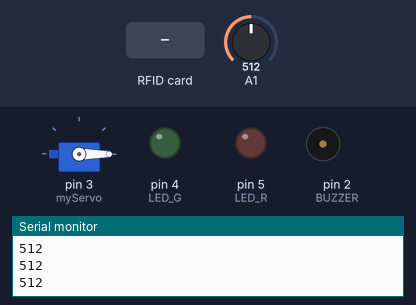
The sketch below on a simulated Arduino Uno, built with avr-gcc and run on an emulated ATmega328P. Shown: servo, output pins drawn as LEDs (lit = HIGH), buzzer (waves = sounding), the last lines printed to the serial monitor. Inputs (shaded band) come from the test bench; at power-on: A1 = 512. Pins used as bus, display or sensor lines are not drawn.

Above: at 1.2 s.
1.3 s: RFID card 83 23 38 BB held to the reader
At 1.99 s:
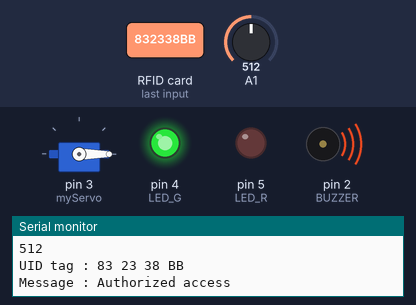
At 3.0 s:
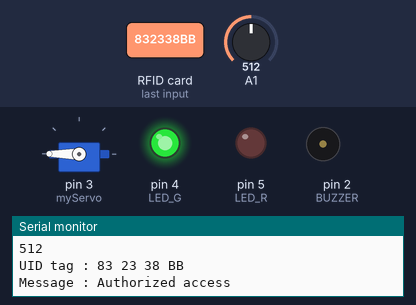
Timing chart, 0 to 8.6 s (numbered marks = the images above; inputs shaded):
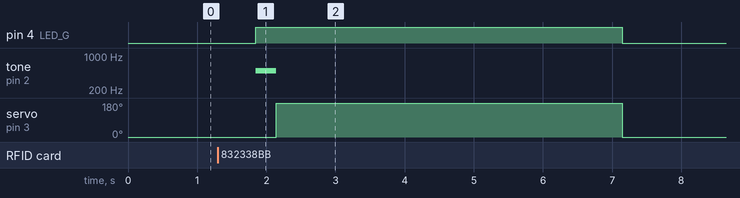

Measured:
- after the input at 1.3 s, pin 4 (LED_G): LOW → HIGH after 0.55 s, → LOW 5.3 s later; tone on pin 2 (BUZZER): silent → 500 Hz after 0.55 s, → silent 0.30 s later; servo on pin 3 (myServo): 0° → 180° after 0.85 s, → 0° 5.0 s later

The sketch:

code.ino
```cpp
//code by Prajjwal Mathur
#include <SPI.h>
#include <MFRC522.h>
#include <Servo.h>

#define SS_PIN 10
#define RST_PIN 9
#define LED_G 4 //define green LED pin
#define LED_R 5 //define red LED
#define BUZZER 2 //buzzer pin
#define IR A1 //IR proximity sensor
#define LED_IR 7

MFRC522 mfrc522(SS_PIN, RST_PIN);   // Create MFRC522 instance.
Servo myServo; //define servo name

void setup()
{
  Serial.begin(9600);   // Initiate a serial communication
  SPI.begin();      // Initiate  SPI bus
  mfrc522.PCD_Init();   // Initiate MFRC522
  myServo.attach(3); //servo pin
  myServo.write(0); //servo start position
  pinMode(LED_G, OUTPUT);
  pinMode(LED_R, OUTPUT);
  pinMode(BUZZER, OUTPUT);
  noTone(BUZZER);
  pinMode(A1, INPUT);
  Serial.println("Put your card to the reader...");
  Serial.println();

}
void loop()
{
  delay(10);
  int slots=1;
  int ir_reading = analogRead(A1);
  Serial.println(ir_reading);
   if (ir_reading < 300)
    {
        digitalWrite(LED_IR, LOW);
        delay(10);
        slots--;
    }
    else
    {
        digitalWrite(LED_IR, HIGH);
        delay(10);
        slots++;
    }
  // Look for new cards
  if ( ! mfrc522.PICC_IsNewCardPresent())
  {
    return;
  }
  // Select one of the cards
  if ( ! mfrc522.PICC_ReadCardSerial())
  {
    return;
  }
  //Show UID on serial monitor
  Serial.print("UID tag :");
  String content= "";
  byte letter;
  for (byte i = 0; i < mfrc522.uid.size; i++)
  {
     Serial.print(mfrc522.uid.uidByte[i] < 0x10 ? " 0" : " ");
     Serial.print(mfrc522.uid.uidByte[i], HEX);
     content.concat(String(mfrc522.uid.uidByte[i] < 0x10 ? " 0" : " "));
     content.concat(String(mfrc522.uid.uidByte[i], HEX));
  }
  Serial.println();
  Serial.print("Message : ");
  content.toUpperCase();
  if(slots>0){
    if (content.substring(1) == "83 23 38 BB") //change here the UID of the card/cards that you want to give access
    {
      Serial.println("Authorized access");
      Serial.println();
      delay(500);
      digitalWrite(LED_G, HIGH);
      tone(BUZZER, 500);
      delay(300);
      noTone(BUZZER);
      myServo.write(180);
      delay(5000);
      myServo.write(0);
      digitalWrite(LED_G, LOW);
    }

    else   {
    Serial.println(" Access denied");
    digitalWrite(LED_R, HIGH);
    tone(BUZZER, 300);
    delay(1000);
    digitalWrite(LED_R, LOW);
    noTone(BUZZER);
    }
   }

  else{
      if (content.substring(1) == "83 23 38 BB"){
          Serial.println(" Access denied, parking full!");
              tone(BUZZER, 100);
              digitalWrite(LED_R, HIGH);
              delay(200);
              digitalWrite(LED_R, LOW);
              delay(200);
              digitalWrite(LED_R, HIGH);
              delay(200);
              digitalWrite(LED_R, LOW);
              delay(200);
              digitalWrite(LED_R, HIGH);
              delay(200);
              digitalWrite(LED_R, LOW);
              noTone(BUZZER);
              delay(200);
      }
    }
}
```
